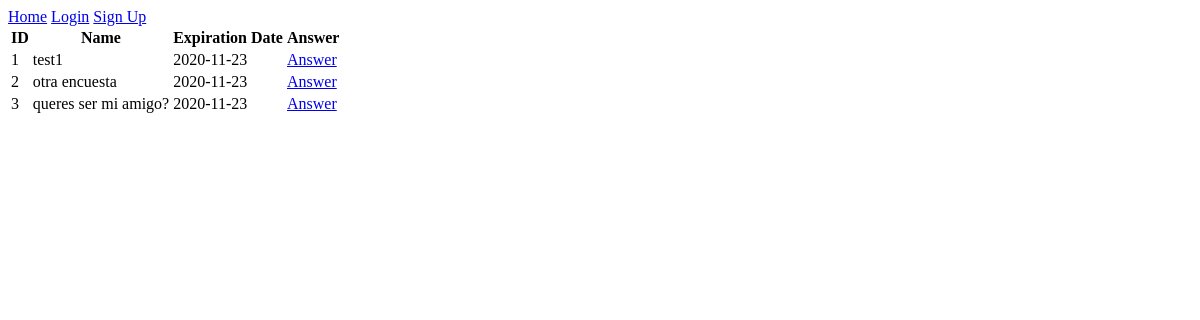
Page /home on the earlier database version.
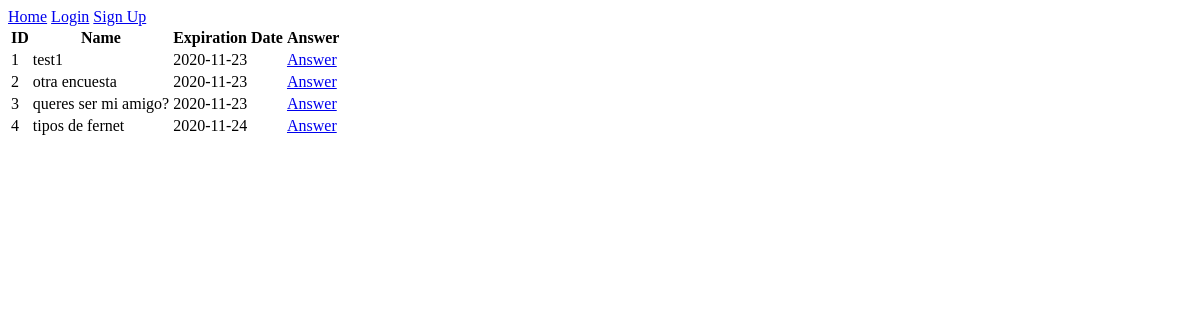
Same page on the later database version.
### app/models.py (models this page shows, shortened)
class Poll(db.Model):
    id = db.Column(db.Integer, primary_key=True)
    expiration = db.Column(db.DateTime, index=True, default=datetime.utcnow)
    name = db.Column(db.String(128))
    user_id = db.Column(db.Integer, db.ForeignKey('user.id'))
    questions = db.relationship('Question', backref='mother', lazy='dynamic')

### app/routes.py (the view)
@app.route('/')
@app.route('/home')
def home():
    polls = Poll.query.filter(Poll.expiration > date.today()).all()
    return render_template('home.html', title='polls', polls=polls)

### app/templates/home.html
{% extends "base.html" %}
{% block content %}
        <table>
            <tr>
                <th>ID</th>
                <th>Name</th>
                <th>Expiration Date</th>
                <th>Answer</th>
            </tr>
            {% for poll in polls %}
                <TR>
                    <TD class="c1">{{ poll.id }}</TD>
                    <TD class="c2">{{ poll.name }}</TD>
                    <TD class="c3"><SPAN>{{ poll.expiration.date() }}</SPAN></TD>
                    <TD class="c4"><SPAN><a href="{{ url_for('poll', id=poll.id) }}">Answer</a></SPAN></TD>
                </TR>
            {% endfor %}
        </table>
{% endblock %}

### app/templates/base.html (shortened to what this page needs)
<html>
<head>
</head>
<body>
<div>
    <a href="{{ url_for('home') }}">Home</a>
    {% if current_user.is_anonymous %}
        <a href="{{ url_for('login') }}">Login</a>
        <a href="{{ url_for('signup') }}">Sign Up</a>
    {% else %}
        <a href="{{ url_for('logout') }}">Logout</a>
        <a href="{{ url_for('new_poll') }}">Create New Poll</a>
    {% endif %}
</div>
{% block content %}{% endblock %}
</body>
</html>

Differences in the rows shown:
added Poll: id "4", name "tipos de fernet", expiration "2020-11-24"
